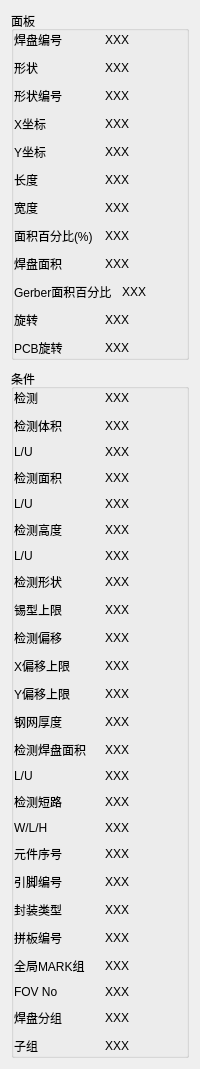
        <widget class="QWidget" name="tab_DefectInfo">
         <property name="sizePolicy">
          <sizepolicy hsizetype="Preferred" vsizetype="Expanding">
           <horstretch>0</horstretch>
           <verstretch>0</verstretch>
          </sizepolicy>
         </property>
         <attribute name="title">
          <string>信息</string>
         </attribute>
         <layout class="QVBoxLayout" name="verticalLayout_14">
          <item>
           <layout class="QVBoxLayout" name="verticalLayout_12">
            <property name="spacing">
             <number>9</number>
            </property>
            <property name="bottomMargin">
             <number>0</number>
            </property>
            <item>
             <widget class="QGroupBox" name="groupBox_3">
              <property name="sizePolicy">
               <sizepolicy hsizetype="Preferred" vsizetype="Expanding">
                <horstretch>0</horstretch>
                <verstretch>0</verstretch>
               </sizepolicy>
              </property>
              <property name="title">
               <string>面板</string>
              </property>
              <layout class="QVBoxLayout" name="verticalLayout_4">
               <property name="spacing">
                <number>10</number>
               </property>
               <property name="leftMargin">
                <number>0</number>
               </property>
               <property name="topMargin">
                <number>0</number>
               </property>
               <property name="rightMargin">
                <number>0</number>
               </property>
               <property name="bottomMargin">
                <number>0</number>
               </property>
               <item>
                <layout class="QHBoxLayout" name="horizontalLayout_2">
                 <item>
                  <widget class="QLabel" name="label">
                   <property name="text">
                    <string>焊盘编号</string>
                   </property>
                  </widget>
                 </item>
                 <item>
                  <widget class="QLabel" name="label_2">
                   <property name="text">
                    <string>XXX</string>
                   </property>
                  </widget>
                 </item>
                </layout>
               </item>
               <item>
                <layout class="QHBoxLayout" name="horizontalLayout_3">
                 <item>
                  <widget class="QLabel" name="label_4">
                   <property name="text">
                    <string>形状</string>
                   </property>
                  </widget>
                 </item>
                 <item>
                  <widget class="QLabel" name="label_5">
                   <property name="text">
                    <string>XXX</string>
                   </property>
                  </widget>
                 </item>
                </layout>
               </item>
               <item>
                <layout class="QHBoxLayout" name="horizontalLayout_5">
                 <item>
                  <widget class="QLabel" name="label_7">
                   <property name="text">
                    <string>形状编号</string>
                   </property>
                  </widget>
                 </item>
                 <item>
                  <widget class="QLabel" name="label_8">
                   <property name="text">
                    <string>XXX</string>
                   </property>
                  </widget>
                 </item>
                </layout>
               </item>
               <item>
                <layout class="QHBoxLayout" name="horizontalLayout_6">
                 <item>
                  <widget class="QLabel" name="label_9">
                   <property name="text">
                    <string>X坐标</string>
                   </property>
                  </widget>
                 </item>
                 <item>
                  <widget class="QLabel" name="label_11">
                   <property name="text">
                    <string>XXX</string>
                   </property>
                  </widget>
                 </item>
                </layout>
               </item>
               <item>
                <layout class="QHBoxLayout" name="horizontalLayout_7">
                 <item>
                  <widget class="QLabel" name="label_12">
                   <property name="text">
                    <string>Y坐标</string>
                   </property>
                  </widget>
                 </item>
                 <item>
                  <widget class="QLabel" name="label_17">
                   <property name="text">
                    <string>XXX</string>
                   </property>
                  </widget>
                 </item>
                </layout>
               </item>
               <item>
                <layout class="QHBoxLayout" name="horizontalLayout_8">
                 <item>
                  <widget class="QLabel" name="label_13">
                   <property name="text">
                    <string>长度</string>
                   </property>
                  </widget>
                 </item>
                 <item>
                  <widget class="QLabel" name="label_18">
                   <property name="text">
                    <string>XXX</string>
                   </property>
                  </widget>
                 </item>
                </layout>
               </item>
               <item>
                <layout class="QHBoxLayout" name="horizontalLayout_9">
                 <item>
                  <widget class="QLabel" name="label_14">
                   <property name="text">
                    <string>宽度</string>
                   </property>
                  </widget>
                 </item>
                 <item>
                  <widget class="QLabel" name="label_19">
                   <property name="text">
                    <string>XXX</string>
                   </property>
                  </widget>
                 </item>
                </layout>
               </item>
               <item>
                <layout class="QHBoxLayout" name="horizontalLayout_10">
                 <item>
                  <widget class="QLabel" name="label_15">
                   <property name="text">
                    <string>面积百分比(%)</string>
                   </property>
                  </widget>
                 </item>
                 <item>
                  <widget class="QLabel" name="label_20">
                   <property name="text">
                    <string>XXX</string>
                   </property>
                  </widget>
                 </item>
                </layout>
               </item>
               <item>
                <layout class="QHBoxLayout" name="horizontalLayout_11">
                 <item>
                  <widget class="QLabel" name="label_16">
                   <property name="text">
                    <string>焊盘面积</string>
                   </property>
                  </widget>
                 </item>
                 <item>
                  <widget class="QLabel" name="label_21">
                   <property name="text">
                    <string>XXX</string>
                   </property>
                  </widget>
                 </item>
                </layout>
               </item>
               <item>
                <layout class="QHBoxLayout" name="horizontalLayout_12">
                 <item>
                  <widget class="QLabel" name="label_22">
                   <property name="text">
                    <string>Gerber面积百分比</string>
                   </property>
                  </widget>
                 </item>
                 <item>
                  <widget class="QLabel" name="label_23">
                   <property name="text">
                    <string>XXX</string>
                   </property>
                  </widget>
                 </item>
                </layout>
               </item>
               <item>
                <layout class="QHBoxLayout" name="horizontalLayout_13">
                 <item>
                  <widget class="QLabel" name="label_24">
                   <property name="text">
                    <string>旋转</string>
                   </property>
                  </widget>
                 </item>
                 <item>
                  <widget class="QLabel" name="label_25">
                   <property name="text">
                    <string>XXX</string>
                   </property>
                  </widget>
                 </item>
                </layout>
               </item>
               <item>
                <layout class="QHBoxLayout" name="horizontalLayout_14">
                 <item>
                  <widget class="QLabel" name="label_26">
                   <property name="text">
                    <string>PCB旋转</string>
                   </property>
                  </widget>
                 </item>
                 <item>
                  <widget class="QLabel" name="label_27">
                   <property name="text">
                    <string>XXX</string>
                   </property>
                  </widget>
                 </item>
                </layout>
               </item>
              </layout>
             </widget>
            </item>
            <item>
             <widget class="QGroupBox" name="groupBox_4">
              <property name="sizePolicy">
               <sizepolicy hsizetype="Preferred" vsizetype="Expanding">
                <horstretch>0</horstretch>
                <verstretch>0</verstretch>
               </sizepolicy>
              </property>
              <property name="title">
               <string>条件</string>
              </property>
              <layout class="QVBoxLayout" name="verticalLayout_6">
               <property name="spacing">
                <number>10</number>
               </property>
               <property name="leftMargin">
                <number>0</number>
               </property>
               <property name="topMargin">
                <number>0</number>
               </property>
               <property name="rightMargin">
                <number>0</number>
               </property>
               <property name="bottomMargin">
                <number>0</number>
               </property>
               <item>
                <layout class="QHBoxLayout" name="horizontalLayout_15">
                 <item>
                  <widget class="QLabel" name="label_28">
                   <property name="text">
                    <string>检测</string>
                   </property>
                  </widget>
                 </item>
                 <item>
                  <widget class="QLabel" name="label_51">
                   <property name="text">
                    <string>XXX</string>
                   </property>
                  </widget>
                 </item>
                </layout>
               </item>
               <item>
                <layout class="QHBoxLayout" name="horizontalLayout_16">
                 <item>
                  <widget class="QLabel" name="label_29">
                   <property name="text">
                    <string>检测体积</string>
                   </property>
                  </widget>
                 </item>
                 <item>
                  <widget class="QLabel" name="label_52">
                   <property name="text">
                    <string>XXX</string>
                   </property>
                  </widget>
                 </item>
                </layout>
               </item>
               <item>
                <layout class="QHBoxLayout" name="horizontalLayout_17">
                 <item>
                  <widget class="QLabel" name="label_30">
                   <property name="text">
                    <string>L/U</string>
                   </property>
                  </widget>
                 </item>
                 <item>
                  <widget class="QLabel" name="label_53">
                   <property name="text">
                    <string>XXX</string>
                   </property>
                  </widget>
                 </item>
                </layout>
               </item>
               <item>
                <layout class="QHBoxLayout" name="horizontalLayout_18">
                 <item>
                  <widget class="QLabel" name="label_31">
                   <property name="text">
                    <string>检测面积</string>
                   </property>
                  </widget>
                 </item>
                 <item>
                  <widget class="QLabel" name="label_54">
                   <property name="text">
                    <string>XXX</string>
                   </property>
                  </widget>
                 </item>
                </layout>
               </item>
               <item>
                <layout class="QHBoxLayout" name="horizontalLayout_19">
                 <item>
                  <widget class="QLabel" name="label_32">
                   <property name="text">
                    <string>L/U</string>
                   </property>
                  </widget>
                 </item>
                 <item>
                  <widget class="QLabel" name="label_55">
                   <property name="text">
                    <string>XXX</string>
                   </property>
                  </widget>
                 </item>
                </layout>
               </item>
               <item>
                <layout class="QHBoxLayout" name="horizontalLayout_20">
                 <item>
                  <widget class="QLabel" name="label_33">
                   <property name="text">
                    <string>检测高度</string>
                   </property>
                  </widget>
                 </item>
                 <item>
                  <widget class="QLabel" name="label_56">
                   <property name="text">
                    <string>XXX</string>
                   </property>
                  </widget>
                 </item>
                </layout>
               </item>
               <item>
                <layout class="QHBoxLayout" name="horizontalLayout_21">
                 <item>
                  <widget class="QLabel" name="label_34">
                   <property name="text">
                    <string>L/U</string>
                   </property>
                  </widget>
                 </item>
                 <item>
                  <widget class="QLabel" name="label_57">
                   <property name="text">
                    <string>XXX</string>
                   </property>
                  </widget>
                 </item>
                </layout>
               </item>
               <item>
                <layout class="QHBoxLayout" name="horizontalLayout_22">
                 <item>
                  <widget class="QLabel" name="label_35">
                   <property name="text">
                    <string>检测形状</string>
                   </property>
                  </widget>
                 </item>
                 <item>
                  <widget class="QLabel" name="label_58">
                   <property name="text">
                    <string>XXX</string>
                   </property>
                  </widget>
                 </item>
                </layout>
               </item>
               <item>
                <layout class="QHBoxLayout" name="horizontalLayout_23">
                 <item>
                  <widget class="QLabel" name="label_36">
                   <property name="text">
                    <string>锡型上限</string>
                   </property>
                  </widget>
                 </item>
                 <item>
                  <widget class="QLabel" name="label_59">
                   <property name="text">
                    <string>XXX</string>
                   </property>
                  </widget>
                 </item>
                </layout>
               </item>
               <item>
                <layout class="QHBoxLayout" name="horizontalLayout_24">
                 <item>
                  <widget class="QLabel" name="label_37">
                   <property name="text">
                    <string>检测偏移</string>
                   </property>
                  </widget>
                 </item>
                 <item>
                  <widget class="QLabel" name="label_60">
                   <property name="text">
                    <string>XXX</string>
                   </property>
                  </widget>
                 </item>
                </layout>
               </item>
               <item>
                <layout class="QHBoxLayout" name="horizontalLayout_25">
                 <item>
                  <widget class="QLabel" name="label_38">
                   <property name="text">
                    <string>X偏移上限</string>
                   </property>
                  </widget>
                 </item>
                 <item>
                  <widget class="QLabel" name="label_61">
                   <property name="text">
                    <string>XXX</string>
                   </property>
                  </widget>
                 </item>
                </layout>
               </item>
               <item>
                <layout class="QHBoxLayout" name="horizontalLayout_26">
                 <item>
                  <widget class="QLabel" name="label_39">
                   <property name="text">
                    <string>Y偏移上限</string>
                   </property>
                  </widget>
                 </item>
                 <item>
                  <widget class="QLabel" name="label_62">
                   <property name="text">
                    <string>XXX</string>
                   </property>
                  </widget>
                 </item>
                </layout>
               </item>
               <item>
                <layout class="QHBoxLayout" name="horizontalLayout_27">
                 <item>
                  <widget class="QLabel" name="label_40">
                   <property name="text">
                    <string>钢网厚度</string>
                   </property>
                  </widget>
                 </item>
                 <item>
                  <widget class="QLabel" name="label_63">
                   <property name="text">
                    <string>XXX</string>
                   </property>
                  </widget>
                 </item>
                </layout>
               </item>
               <item>
                <layout class="QHBoxLayout" name="horizontalLayout_28">
                 <item>
                  <widget class="QLabel" name="label_41">
                   <property name="text">
                    <string>检测焊盘面积</string>
                   </property>
                  </widget>
                 </item>
                 <item>
                  <widget class="QLabel" name="label_64">
                   <property name="text">
                    <string>XXX</string>
                   </property>
                  </widget>
                 </item>
                </layout>
               </item>
               <item>
                <layout class="QHBoxLayout" name="horizontalLayout_29">
                 <item>
                  <widget class="QLabel" name="label_42">
                   <property name="text">
                    <string>L/U</string>
                   </property>
                  </widget>
                 </item>
                 <item>
                  <widget class="QLabel" name="label_65">
                   <property name="text">
                    <string>XXX</string>
                   </property>
                  </widget>
                 </item>
                </layout>
               </item>
               <item>
                <layout class="QHBoxLayout" name="horizontalLayout_30">
                 <item>
                  <widget class="QLabel" name="label_43">
                   <property name="text">
                    <string>检测短路</string>
                   </property>
                  </widget>
                 </item>
                 <item>
                  <widget class="QLabel" name="label_66">
                   <property name="text">
                    <string>XXX</string>
                   </property>
                  </widget>
                 </item>
                </layout>
               </item>
               <item>
                <layout class="QHBoxLayout" name="horizontalLayout_31">
                 <item>
                  <widget class="QLabel" name="label_44">
                   <property name="text">
                    <string>W/L/H</string>
                   </property>
                  </widget>
                 </item>
                 <item>
                  <widget class="QLabel" name="label_67">
                   <property name="text">
                    <string>XXX</string>
                   </property>
                  </widget>
                 </item>
                </layout>
               </item>
               <item>
                <layout class="QHBoxLayout" name="horizontalLayout_32">
                 <item>
                  <widget class="QLabel" name="label_45">
                   <property name="text">
                    <string>元件序号</string>
                   </property>
                  </widget>
                 </item>
                 <item>
                  <widget class="QLabel" name="label_68">
                   <property name="text">
                    <string>XXX</string>
                   </property>
                  </widget>
                 </item>
                </layout>
               </item>
               <item>
                <layout class="QHBoxLayout" name="horizontalLayout_33">
                 <item>
                  <widget class="QLabel" name="label_46">
                   <property name="text">
                    <string>引脚编号</string>
                   </property>
                  </widget>
                 </item>
                 <item>
                  <widget class="QLabel" name="label_69">
                   <property name="text">
                    <string>XXX</string>
                   </property>
                  </widget>
                 </item>
                </layout>
               </item>
               <item>
                <layout class="QHBoxLayout" name="horizontalLayout_34">
                 <item>
                  <widget class="QLabel" name="label_47">
                   <property name="text">
                    <string>封装类型</string>
                   </property>
                  </widget>
                 </item>
                 <item>
                  <widget class="QLabel" name="label_70">
                   <property name="text">
                    <string>XXX</string>
                   </property>
                  </widget>
                 </item>
                </layout>
               </item>
               <item>
                <layout class="QHBoxLayout" name="horizontalLayout_35">
                 <item>
                  <widget class="QLabel" name="label_48">
                   <property name="text">
                    <string>拼板编号</string>
                   </property>
                  </widget>
                 </item>
                 <item>
                  <widget class="QLabel" name="label_71">
                   <property name="text">
                    <string>XXX</string>
                   </property>
                  </widget>
                 </item>
                </layout>
               </item>
               <item>
                <layout class="QHBoxLayout" name="horizontalLayout_36">
                 <item>
                  <widget class="QLabel" name="label_49">
                   <property name="text">
                    <string>全局MARK组</string>
                   </property>
                  </widget>
                 </item>
                 <item>
                  <widget class="QLabel" name="label_72">
                   <property name="text">
                    <string>XXX</string>
                   </property>
                  </widget>
                 </item>
                </layout>
               </item>
               <item>
                <layout class="QHBoxLayout" name="horizontalLayout_37">
                 <item>
                  <widget class="QLabel" name="label_50">
                   <property name="text">
                    <string>FOV No</string>
                   </property>
                  </widget>
                 </item>
                 <item>
                  <widget class="QLabel" name="label_73">
                   <property name="text">
                    <string>XXX</string>
                   </property>
                  </widget>
                 </item>
                </layout>
               </item>
               <item>
                <layout class="QHBoxLayout" name="horizontalLayout_38">
                 <item>
                  <widget class="QLabel" name="label_74">
                   <property name="text">
                    <string>焊盘分组</string>
                   </property>
                  </widget>
                 </item>
                 <item>
                  <widget class="QLabel" name="label_75">
                   <property name="text">
                    <string>XXX</string>
                   </property>
                  </widget>
                 </item>
                </layout>
               </item>
               <item>
                <layout class="QHBoxLayout" name="horizontalLayout_39">
                 <item>
                  <widget class="QLabel" name="label_76">
                   <property name="text">
                    <string>子组</string>
                   </property>
                  </widget>
                 </item>
                 <item>
                  <widget class="QLabel" name="label_77">
                   <property name="text">
                    <string>XXX</string>
                   </property>
                  </widget>
                 </item>
                </layout>
               </item>
              </layout>
             </widget>
            </item>
           </layout>
          </item>
         </layout>
        </widget>
